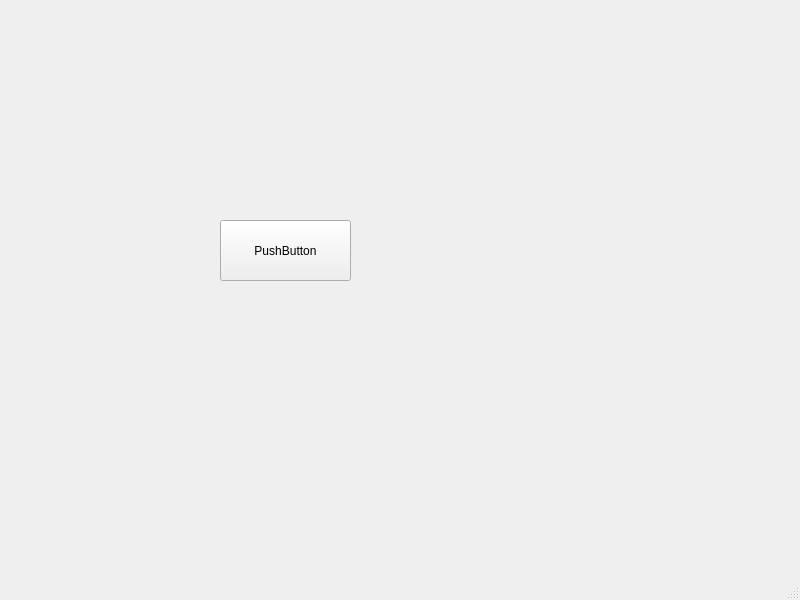
<?xml version="1.0" encoding="UTF-8"?>
<ui version="4.0">
 <class>MainWindow</class>
 <widget class="QMainWindow" name="MainWindow">
  <property name="geometry">
   <rect>
    <x>0</x>
    <y>0</y>
    <width>800</width>
    <height>600</height>
   </rect>
  </property>
  <property name="windowTitle">
   <string>MainWindow</string>
  </property>
  <widget class="QWidget" name="centralwidget">
   <widget class="QPushButton" name="pb">
    <property name="geometry">
     <rect>
      <x>220</x>
      <y>220</y>
      <width>131</width>
      <height>61</height>
     </rect>
    </property>
    <property name="text">
     <string>PushButton</string>
    </property>
   </widget>
  </widget>
  <widget class="QMenuBar" name="menubar">
   <property name="geometry">
    <rect>
     <x>0</x>
     <y>0</y>
     <width>800</width>
     <height>21</height>
    </rect>
   </property>
  </widget>
  <widget class="QStatusBar" name="statusbar"/>
 </widget>
 <resources/>
 <connections/>
</ui>
